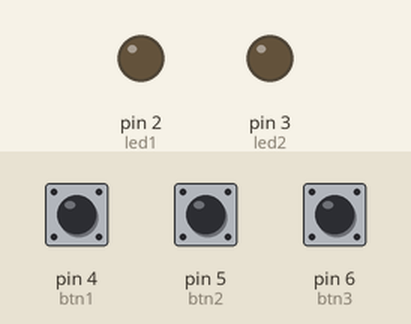
This sketch was run on a simulated Arduino Uno, built with avr-gcc and run on an emulated ATmega328P. Parts: output pins drawn as LEDs (lit = HIGH). The inputs (shaded band) are chosen by the test bench; at power-on: pin 4 (btn1) LOW, pin 5 (btn2) LOW, pin 6 (btn3) LOW.

Above: at 1.2 s.
1.3 s: pin 4 (btn1) pulled HIGH for 0.15 s
At 2.1 s:
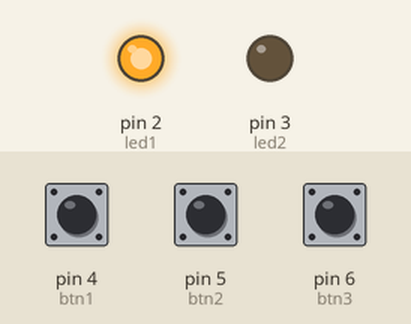
2.9 s: pin 5 (btn2) pulled HIGH for 0.15 s
At 3.3 s:
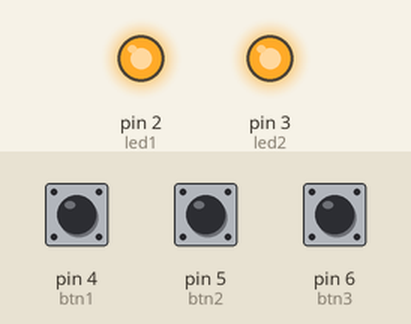
4.5 s: pin 6 (btn3) pulled HIGH for 0.15 s
At 5.7 s:
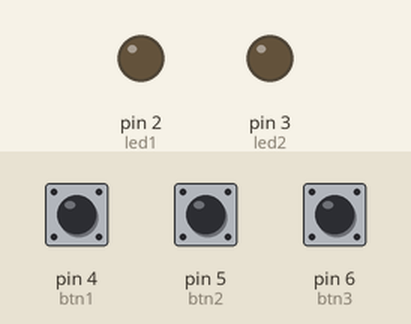
6.1 s: pin 5 (btn2) pulled HIGH for 1 s
At 7.0 s:
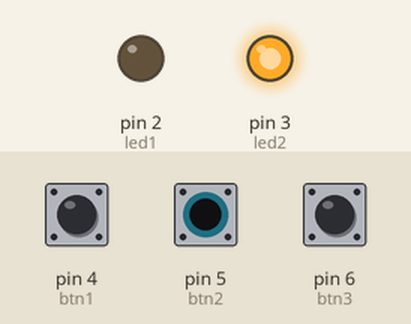
8.6 s: pin 4 (btn1) pulled HIGH for 1 s
At 8.9 s:
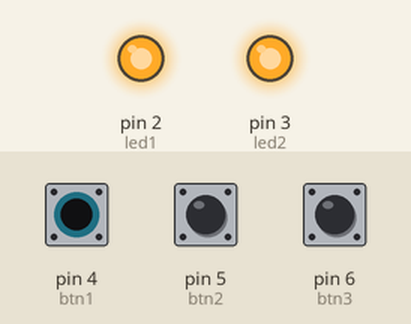
11.1 s: pin 4 (btn1) driven HIGH and pin 6 (btn3) driven HIGH
At 12.3 s:
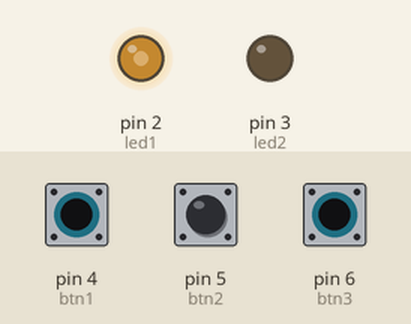
Timing chart, 0 to 13.6 s (numbered marks = the images above; inputs shaded):
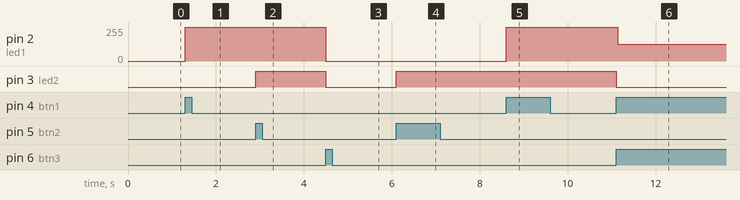

The sketch:

Latihan_9Button.ino
```cpp
int led1 = 2;
int led2 = 3;
int btn1  = 4;
int btn2  = 5;
int btn3  = 6;

void setup() {
  // put your setup code here, to run once:
  pinMode(led1, OUTPUT);
  pinMode(led2, OUTPUT);
  pinMode(btn1, INPUT);
  pinMode(btn2, INPUT);
  pinMode(btn3, INPUT);

}

void loop() {
  // put your main code here, to run repeatedly:

  //  Praktek

  //  Button 1 (Ganjil)
  if(digitalRead(btn1) == HIGH){
    digitalWrite(led1, HIGH);
  }

//  //  Button 2 (Genap)
  if(digitalRead(btn2) == HIGH){
    digitalWrite(led2, HIGH);
  }

//  //  Button 2 (OFF LED)
  if(digitalRead(btn3) == HIGH){
      digitalWrite(led1, LOW);
      digitalWrite(led2, LOW);
  }

}
```

Measured:
- after the input at 1.3 s, pin 2 (led1): 0/255 → 255/255 at once
- after the input at 2.9 s, pin 3 (led2): LOW → HIGH at once
- after the input at 4.5 s, pin 2 (led1): 255/255 → 0/255 at once; pin 3 (led2): HIGH → LOW at once
- after the input at 6.1 s, pin 3 (led2): LOW → HIGH at once
- after the input at 8.6 s, pin 2 (led1): 0/255 → 255/255 at once
- after the input at 11.1 s, pin 2 (led1): 255/255 → 124/255 at once; pin 3 (led2): HIGH → LOW at once
